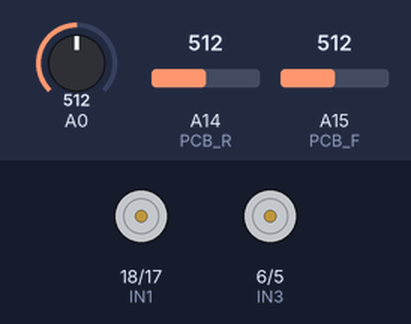
Bench run of a sketch on a simulated Arduino Mega 2560, built with avr-gcc and run on an emulated ATmega2560. On the bench: motor-driver pin pairs drawn as motors (green arrow = first pin HIGH = forward, orange = second pin HIGH = backward, longer = more drive, scaled by the enable pin). The inputs (shaded band) are chosen by the test bench; at power-on: A15 (PCB_F) = 512, A0 = 512, A14 (PCB_R) = 512.

Above: at 1.2 s.
1.3 s: A15 (PCB_F) set to 0
At 2.5 s:
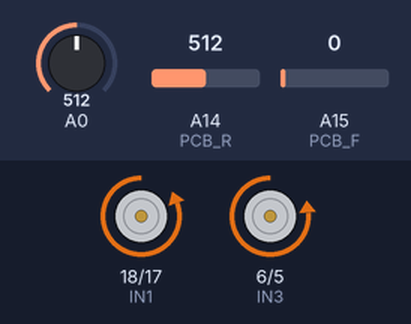
2.8 s: A0 set to 543
At 4.0 s:
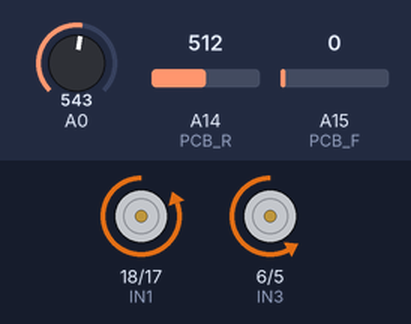
4.3 s: A14 (PCB_R) set to 306
At 5.5 s:
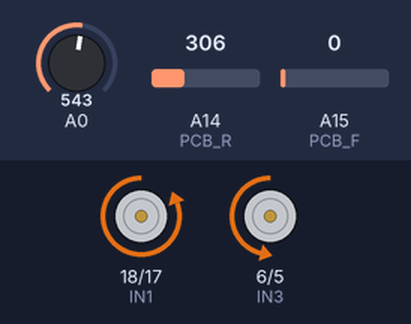
5.8 s: A14 (PCB_R) set to 0
At 6.7 s:
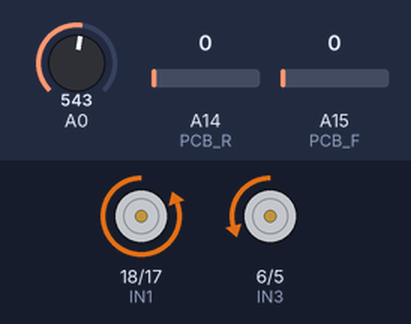
7.3 s: A0 set to 900
At 8.5 s:
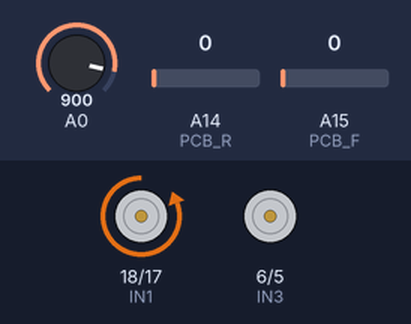
8.8 s: A0 set to 0
At 9.8 s:
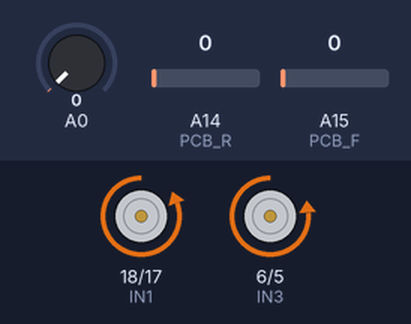
Timing chart, 0 to 11.3 s (numbered marks = the images above; inputs shaded):
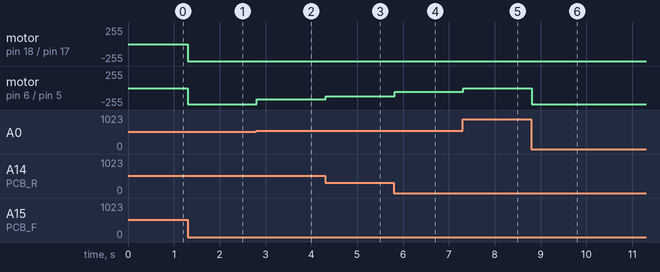

Measured:
- the behaviour switches between 532 and 533 on A0 (found by bisection; images 1 and 2)
- after the input at 1.3 s, motor on pin 18 (IN1) / pin 17 (IN2): stopped → backward 255/255 at once; motor on pin 6 (IN3) / pin 5 (IN4): stopped → backward 240/255 at once
- after the input at 2.8 s, motor on pin 6 (IN3) / pin 5 (IN4): backward 240/255 → backward 168/255 at once
- after the input at 4.3 s, motor on pin 6 (IN3) / pin 5 (IN4): backward 168/255 → backward 124/255 at once
- after the input at 5.8 s, motor on pin 6 (IN3) / pin 5 (IN4): backward 124/255 → backward 59/255 at once
- after the input at 7.3 s, motor on pin 6 (IN3) / pin 5 (IN4): backward 59/255 → stopped at once
- after the input at 8.8 s, motor on pin 6 (IN3) / pin 5 (IN4): stopped → backward 240/255 at once

The sketch:

ProjectFinalOPS.ino.ino
```cpp
#define PCB_L 16
#define PCB_R 14
#define PCB_F 15
#define IN1 18        // LEFT MOTOR
#define IN2 17
#define IN3 6         // RIGHT MOTOR
#define IN4 5
#define PWM_L 22
#define PWM_R 3

double kp = .212;      // Proportional gain
double ki = 0;        // Integral gain
double kd = 0.08;       // Derivative gain

int zeroPCB1 = 0;
int zeroPCB2 = 0;
int zeroPCBFront = 0;

int loopCounter = 0;

int right, left, front;

int leftSpeed;
int rightSpeed;

int rightDistance;
int leftDistance;

// Parameters for the controller
int rightError = 0;
int leftError = 0;
int prevRightError = 0;
int prevLeftError = 0;
int prevTotalError = 0;
int totalError = 0;
int tolerance = 0;
int sumError = 0;

double prevTime = 0;

// Functions to move and decide how to move
int acquireSensor(int pin);
void moveStraight();
void turnRight();
void turnLeft();
void stopMoving();
bool wallsPresent();
void turn();

int threshold_R, threshold_L, threshold_F;

void setup() {
  //Serial.begin(9600);
  pinMode(PCB_L, INPUT);
  pinMode(PCB_R, INPUT);
  pinMode(PCB_F, INPUT);
  pinMode(IN1, OUTPUT);
  pinMode(IN2, OUTPUT);
  pinMode(IN3, OUTPUT);
  pinMode(IN4, OUTPUT);
  pinMode(PWM_L, OUTPUT);
  pinMode(PWM_R, OUTPUT);

  int zeroConstant = 50000;

  for (int i = 0; i < zeroConstant; i++) {
      zeroPCB1 += analogRead(PCB_L);
      zeroPCB2 += analogRead(PCB_R);
      zeroPCBFront += analogRead(PCB_F);
  }

  zeroPCB1 /= zeroConstant;
  zeroPCB2 /= zeroConstant;
  zeroPCBFront /= zeroConstant;

  threshold_L = zeroPCB1;
  threshold_R = zeroPCB2;
  threshold_F = zeroPCBFront;

  //Serial.println(threshold_L);
  //Serial.println(threshold_R);
  //Serial.println(threshold_F);

  rightError = 0;
  leftError = 0;
  totalError = 0;
  prevRightError = 0;
  prevLeftError = 0;
  tolerance = 20;
  prevTime = millis();
}

void loop() {
  while(wallsPresent()) {
      moveStraight();
      //Serial.print("Right: ");
      //Serial.println(acquireSensor(PCB_R));
      //Serial.print("Left: ");
      //Serial.println(acquireSensor(PCB_L));
      //Serial.print("Front: ");
      //Serial.println(acquireSensor(PCB_F));
  }
  turn();
}

bool wallsPresent() {
  //Serial.println("In wallsPresent");
  right = acquireSensor(PCB_R);
  left = acquireSensor(PCB_L);
  front = acquireSensor(PCB_F);
  return front <= threshold_F*2.82;// && front <= 730;
}

void moveStraight() {
  //Serial.println("In moveStraight");
  //loopCounter++;
  ////Serial.print("Loop counter is: ");
  //Serial.println(loopCounter);
  rightDistance = right;
  leftDistance = left;
  int defSpeed = 175;
  rightSpeed = defSpeed;
  leftSpeed = defSpeed;
  rightError = threshold_R - rightDistance;
  //Serial.print("Right Error is : ");
  //Serial.println(rightError);
  leftError = threshold_L - leftDistance;
  //Serial.print("Left Error is : ");
  //Serial.println(leftError);

  if (right < threshold_R/2.5) {
    totalError = -leftError;
    //Serial.println("No right wall");
  }
  else if (left < threshold_L/2.5) {
    totalError = rightError;
    ////Serial.println("No left wall");
  }
  else
    totalError = rightError - leftError;

  /* how long since the last calculated */
  double nowT = millis();       // current time
  double timeChange = (double)(nowT - prevTime);
  /*
   *  computing working error values
   */
  sumError += (totalError * timeChange);
  double derivError = (totalError - prevTotalError);
  double PIDerrorSum = kp * totalError + ki * sumError + kd * derivError;

  if (totalError < -tolerance) {
    leftSpeed -= abs(PIDerrorSum);
    rightSpeed += abs(PIDerrorSum);
  } else if (totalError > tolerance) {
    leftSpeed += abs(PIDerrorSum);
    rightSpeed -= abs(PIDerrorSum);
  } else {
    rightSpeed = 240;
    leftSpeed = 240;
  }

  if (rightSpeed < 0) {
    rightSpeed = 0;
  } else if (rightSpeed > 255) {
    rightSpeed = 255;
  }

  if (leftSpeed < 0) {
    leftSpeed = 0;
  } else if (leftSpeed > 255) {
    leftSpeed = 255;
  }

  //Serial.print("Right motor speed is: ");
  //Serial.println(rightSpeed);
  //Serial.print("Left motor speed is: ");
  //Serial.println(leftSpeed);
  digitalWrite(IN1, LOW);           //THIS MOVES FORWARD CORRECTLY. THE HIGH AND LOWS ARE CORRECT
  digitalWrite(IN2, HIGH);
  digitalWrite(IN3, LOW);
  digitalWrite(IN4, HIGH);

  analogWrite(PWM_R, rightSpeed);
  analogWrite(PWM_L, leftSpeed);

  prevLeftError = leftError;        // changing up the variables for the next iteration of the loop
  prevRightError = rightError;
  prevTotalError = totalError;
  prevTime = nowT;
}

void stopMoving() {
  digitalWrite(IN1, HIGH);
  digitalWrite(IN2, HIGH);
  digitalWrite(IN3, HIGH);
  digitalWrite(IN4, HIGH);
}

void turn() {
    //figures out which direction to turn, and then EXECUTES
    //Serial.println("In turn");
    if (right < threshold_R/2) {
      turnRight();
    } else if (left < threshold_L/2) {
      turnLeft();
    }
}

void turnRight() {
  //Serial.println("In turn Right");
  int prevLeft = left;
  digitalWrite(IN1, LOW);
  digitalWrite(IN2, HIGH);
  digitalWrite(IN3, HIGH);
  digitalWrite(IN4, LOW);
  analogWrite(PWM_R, 255);
  analogWrite(PWM_L, 255);
  delay(60);
  //Serial.print("Left sensor is: ");
  //Serial.println(left);
  //Serial.print("Beginning time: ");
  //Serial.println(millis());
  int nowTime = millis();
  while ((left = acquireSensor(PCB_L)) < prevLeft/1.02 && nowTime-(int)millis() < -1000) //Prevent an infinte loop using time
  {
    //Serial.println(left);
  }
  //Serial.print("Ending time: ");
  //Serial.println(millis());
  digitalWrite(IN1, LOW);
  digitalWrite(IN2, LOW);
  digitalWrite(IN3, LOW);
  digitalWrite(IN4, LOW);
  analogWrite(PWM_R, 0);
  analogWrite(PWM_L, 0);
  prevTime = millis();
}

void turnLeft() {
  //Serial.println("In turn left");
  int prevRight = right;
  digitalWrite(IN1, HIGH);
  digitalWrite(IN2, LOW);
  digitalWrite(IN3, LOW);
  digitalWrite(IN4, HIGH);
  analogWrite(PWM_R, 255);
  analogWrite(PWM_L, 255);
  delay(65);
  //Serial.print("Right sensor is: ");
  //Serial.println(right);
  //Serial.print("Beginning time: ");
  //Serial.println(millis());
  int nowTime = millis();
  while ((right = acquireSensor(PCB_R)) < prevRight/1.027 && nowTime-(int)millis() < -1000) //Prevent an infinte loop using time
  {
    //Serial.println(right);
  }
  //Serial.print("Ending time: ");
  //Serial.println(millis());
  digitalWrite(IN1, LOW);
  digitalWrite(IN2, LOW);
  digitalWrite(IN3, LOW);
  digitalWrite(IN4, LOW);
  analogWrite(PWM_R, 0);
  analogWrite(PWM_L, 0);
  prevTime = millis();
}


int acquireSensor(int pin) {
  int sum = 0;
  int numSamples = 19;
  for (int i = 0; i < numSamples; i++) {
    sum += analogRead(pin);
  }
  return sum/numSamples;
}
```
